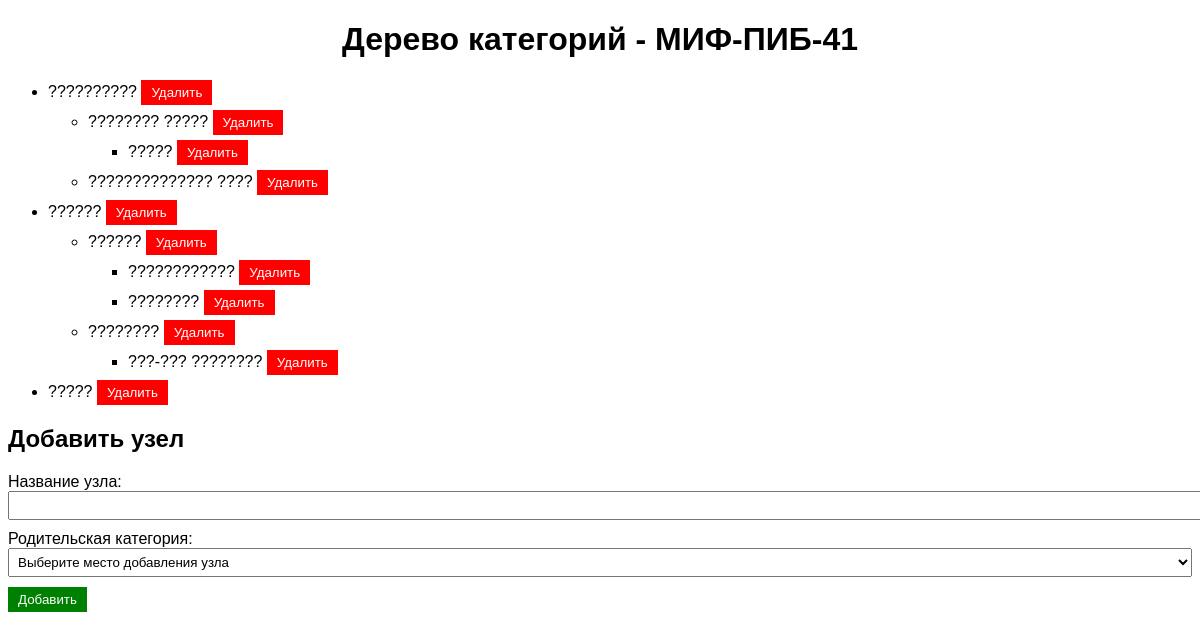
The page / on the database its author committed.
### tables this page shows
CREATE TABLE `categories` (
  `category_id` int(11) NOT NULL,
  `parent_id` int(11) DEFAULT NULL,
  `category_name` varchar(255) NOT NULL
);

### index.php (the view, shortened to what this page needs)
<!DOCTYPE html>
<html lang="en">
<head>
    <link rel="stylesheet" href="./style.css">
</head>
<body>
   <center><h1>Дерево категорий - МИФ-ПИБ-41</h1></center>
    <div id="category-menu">
        <ul>
            <?php
                $db = new mysqli('localhost', 'u1624528_catalog', '****', 'u1624528_catalog');
                function displayCategories($parent_id, $db) {
                    $sql = "SELECT * FROM categories WHERE parent_id = $parent_id";
                    $result = $db->query($sql);
                    if ($result->num_rows > 0) {
                        while ($row = $result->fetch_assoc()) {
                            echo '<li class="category-item">';
                            echo $row['category_name'];
                            echo ' <button onclick="deleteCategory(' . $row['category_id'] . ')">Удалить</button>';
                            echo '</li>';
                            echo '<ul>';
                            displayCategories($row['category_id'], $db);
                            echo '</ul>';
                        }
                    }
                }
                displayCategories(0, $db);
            ?>
        </ul>
    </div>
    <div class="category-item" id="category-form">
        <h2>Добавить узел</h2>
        <form action="add_category.php" method="POST">
            <label for="category_name">Название узла:</label>
            <input type="text" id="category_name" name="category_name" required>
            <label for="parent_id">Родительская категория:</label>
            <select id="parent_id" name="parent_id">
                <option value="0">Выберите место добавления узла</option>
            </select>
            <button type="submit">Добавить</button>
        </form>
    </div>
</body>
</html>

### style.css (style rules this page uses)
body { font-family: Arial, sans-serif; }
#category-menu { margin: 0; padding: 0; list-style: none; }
.category-item { margin: 5px 0; }
.category-item button { background-color: #ff0000; color: #fff; border: none; padding: 5px 10px; cursor: pointer; }
.category-item input[type="text"], .category-item select { width: 100%; padding: 5px; margin-bottom: 10px; }
.category-item button[type="submit"] { background-color: #008000; }

### rows shown on the page
categories: category_name "??????????"
categories: category_name "???????? ?????"
categories: category_name "?????"
categories: category_name "?????????????? ????"
categories: category_name "??????"
categories: category_name "??????"
categories: category_name "????????????"
categories: category_name "????????"
categories: category_name "????????"
categories: category_name "???-??? ????????"
categories: category_name "?????"
